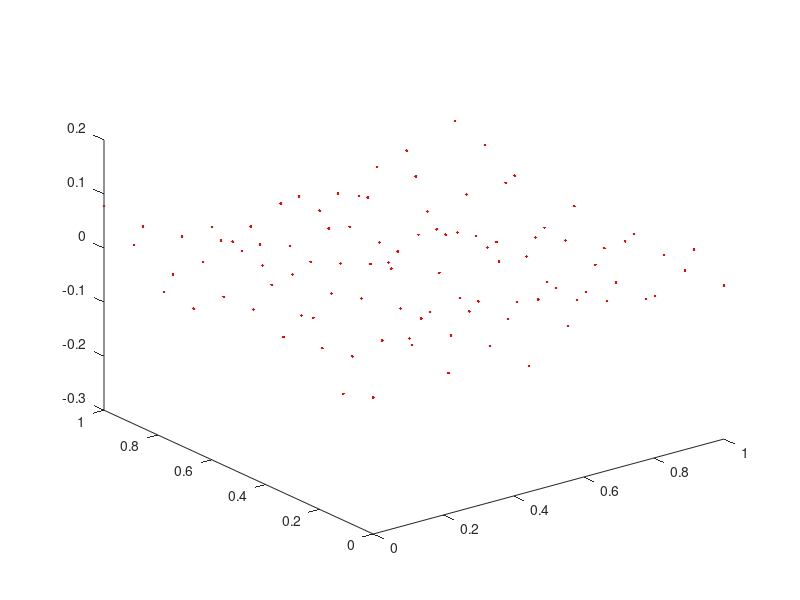

This chart was generated by the following MATLAB code: (Note: this script raises an error after producing the figure.)
%demo for affine_fit
%Author: Adrien Leygue
%Date: December 3 2014
close all
clear all
figure;
%generate points that lie approximately in the Z=0 plane
N = 10;
[X,Y] = meshgrid(linspace(0,1,N));
XYZ_1 = [X(:) Y(:) 0.05*randn(N^2,1)];
plot3(XYZ_1(:,1),XYZ_1(:,2),XYZ_1(:,3),'r.');
hold on
%compute the normal to the plane and a point that belongs to the plane
[n_1,asd,p_1] = affine_fit(XYZ_1);

%generate points that lie approximately in the Z=X plane
%the normal vector is
n_2_exact = [-sqrt(2)/2 0 sqrt(2)/2];
N = 12;
[X,Y] = meshgrid(linspace(0,1,N));
XYZ_2 = [X(:) Y(:) X(:)] + bsxfun(@times,0.05*randn(N^2,1),n_2_exact);
plot3(XYZ_2(:,1),XYZ_2(:,2),XYZ_2(:,3),'b.');


%compute the normal to the plane and a point that belongs to the plane
[n_2,V_2,p_2] = affine_fit(XYZ_2);

%plot the two points p_1 and p_2
plot3(p_1(1),p_1(2),p_1(3),'ro','markersize',15,'markerfacecolor','red');
plot3(p_2(1),p_2(2),p_2(3),'bo','markersize',15,'markerfacecolor','blue');

%plot the normal vector
quiver3(p_1(1),p_1(2),p_1(3),n_1(1)/3,n_1(2)/3,n_1(3)/3,'r','linewidth',2)
h = quiver3(p_2(1),p_2(2),p_2(3),n_2(1)/3,n_2(2)/3,n_2(3)/3,'b','linewidth',2)

%plot the two adjusted planes
[X,Y] = meshgrid(linspace(0,1,3));

%first plane
surf(X,Y, - (n_1(1)/n_1(3)*X+n_1(2)/n_1(3)*Y-dot(n_1,p_1)/n_1(3)),'facecolor','red','facealpha',0.5);

%second plane
%NB: if the plane is vertical the above method cannot be used, one should
%use the secont output of affine_fit which contains a base of the plane.
%this is illustrated below
%S1 and S2 are the coordinates of the plane points in the basis made of the
%columns ov V_2
[S1,S2] = meshgrid([-1 0 1]);
%generate the pont coordinates
X = p_2(1)+[S1(:) S2(:)]*V_2(1,:)';
Y = p_2(2)+[S1(:) S2(:)]*V_2(2,:)';
Z = p_2(3)+[S1(:) S2(:)]*V_2(3,:)';
%plot the plane
surf(reshape(X,3,3),reshape(Y,3,3),reshape(Z,3,3),'facecolor','blue','facealpha',0.5);

xlabel('x');
ylabel('y');
zlabel('z');
axis equal
%compute the angle between the planes in [0 90] degrees
angle = acosd(dot(n_1,n_2));
if angle>90
    angle = 180-angle;
end
angle

